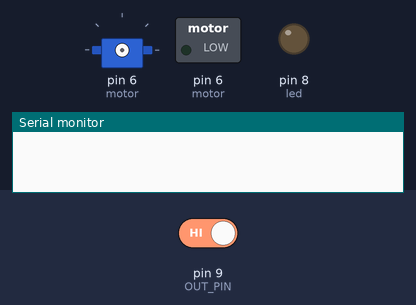
This sketch was run on a simulated Arduino Uno, built with avr-gcc and run on an emulated ATmega328P. On the bench: servo, switched loads named in the sketch (green lamp = pin HIGH), output pins drawn as LEDs (lit = HIGH), the last lines printed to the serial monitor. The test bench sets the inputs (shaded band); at power-on: pin 9 (OUT_PIN) HIGH.

Above: at 1.2 s.
1.3 s: pin 9 (OUT_PIN) driven LOW
At 4.1 s:
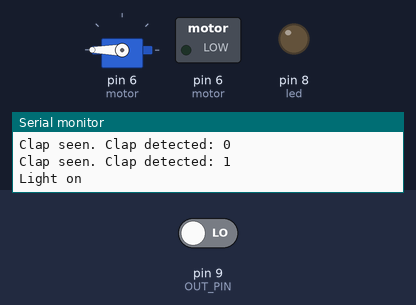
4.3 s: pin 9 (OUT_PIN) driven HIGH
At 5.1 s:
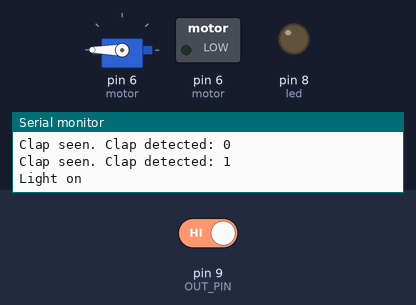
Timing chart, 0 to 7.3 s (numbered marks = the images above; inputs shaded):
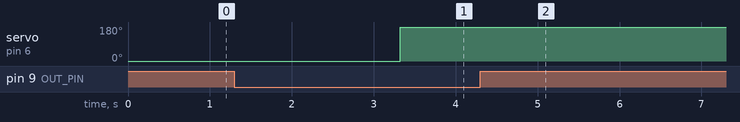

Measured:
- after the input at 1.3 s, servo on pin 6 (motor): 0° → 180° after 2.0 s
- after the input at 4.3 s, servo on pin 6 (motor): stops changing and stays 180°

The sketch:

mecha.ino
```cpp
#include <Arduino.h>
#include <stdio.h>
#include <Servo.h>

const int OUT_PIN = 9;
//microphone pinout

const int SAMPLE_TIME = 30;
unsigned long millisCurrent;
unsigned long millisLast = 0;
unsigned long millisElapsed = 0;
Servo motor;
//variables to get sample

const int led = 8;
//led pin

//logic state variables to turn lights on
bool clapDetected = false;
unsigned long lastClap = 0;
bool lightOn = false;
int lastSample = 0;

int sampleBufferValue = 0;
int motorState = 0;


void moveMotor() {
    motor.attach(6);
	if(motorState ==0) {
    motorState = 1;
    motor.write(0);
    return;
  }
  motorState=0;
  motor.write(270);
}


/*
void onLed() {
  if(lightOn) {
    digitalWrite(led, LOW);
    lightOn = false;
    return;
  }
  digitalWrite(led, HIGH);
  lightOn=true;
}
*/

void setup() {
  pinMode(6, OUTPUT);
  pinMode(led, OUTPUT);
  Serial.begin(9600);
}

bool detectClap() {
  bool result = lastSample < 800 && sampleBufferValue < 800 && lastSample - sampleBufferValue <= 0 && sampleBufferValue > 90;
  lastSample = sampleBufferValue;
  return result;
}

void updateMillis() {
    //Serial.println(sampleBufferValue);
    sampleBufferValue = 0;
    millisLast = millisCurrent;
}


void loop() {
  // put your main code here, to run repeatedly:

  millisCurrent = millis();
  if(millisCurrent < 0) {
    Serial.println(millisCurrent);
  }
  millisElapsed = millisCurrent - millisLast;

  if(digitalRead(OUT_PIN) == LOW){
    sampleBufferValue++;
  }

  if(millisElapsed > SAMPLE_TIME){
    if(detectClap()) {
      Serial.print("Clap seen. Clap detected: ");
      Serial.println(clapDetected);
      if(clapDetected) {
          Serial.println("Light on");
          moveMotor();
          delay(1800);
                    motor.detach();
          Serial.println(millisCurrent-lastClap);
          clapDetected = false;
      } else {
        lastClap = millisCurrent;
        clapDetected = true;
      }
    } else if (millisCurrent - lastClap >= 600) {
      lastClap = millisCurrent;
      clapDetected=false;
    }

    updateMillis();

  }

}
```
